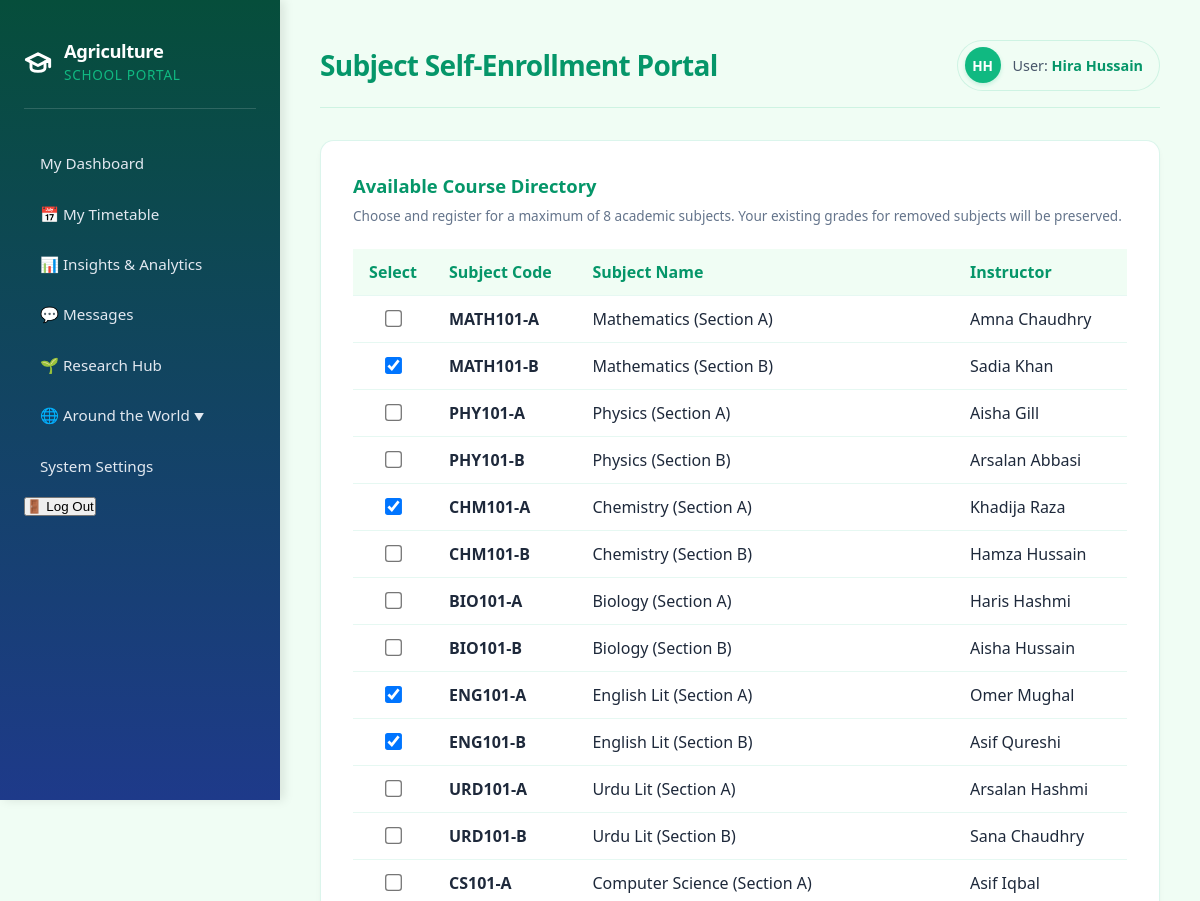
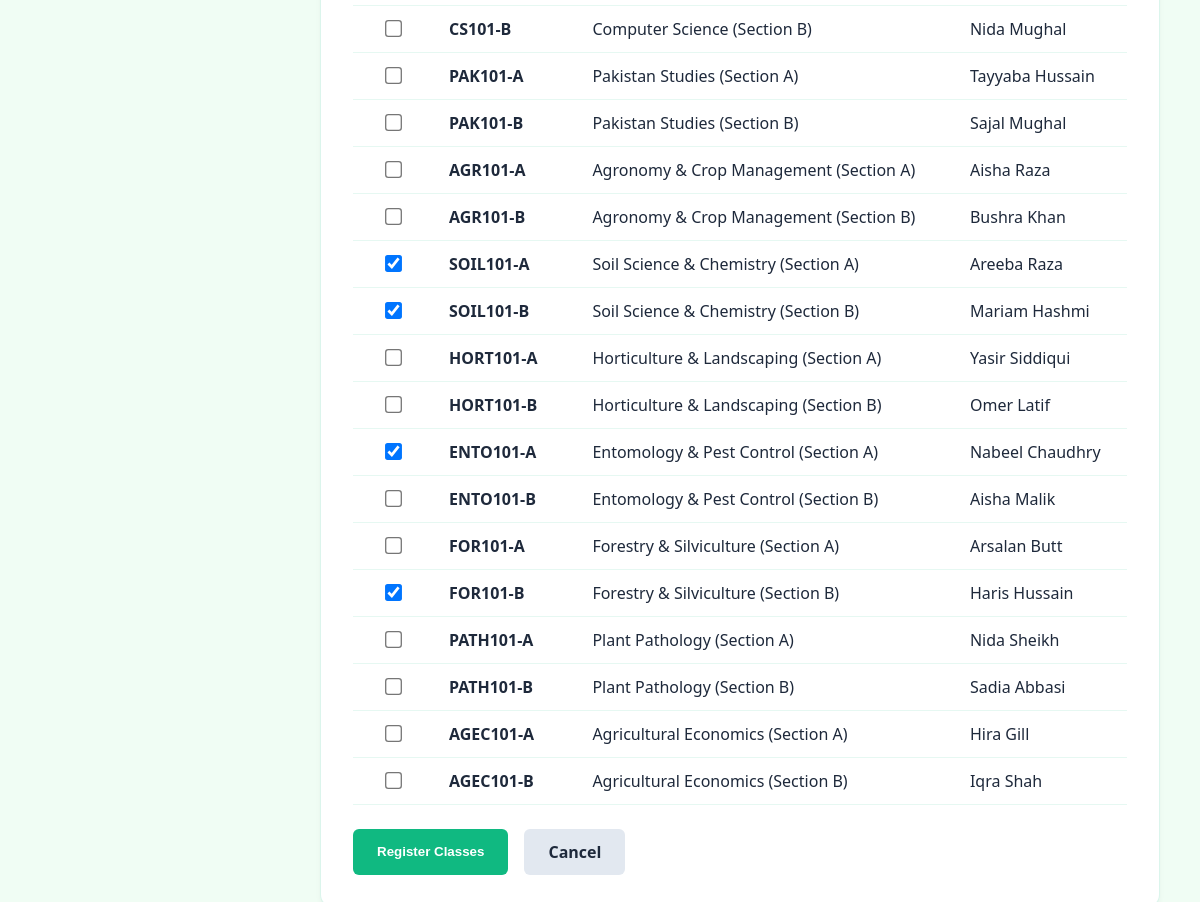
Before: /student/enrollment/ (signed in) with the older database file (2 pictures, top to bottom).
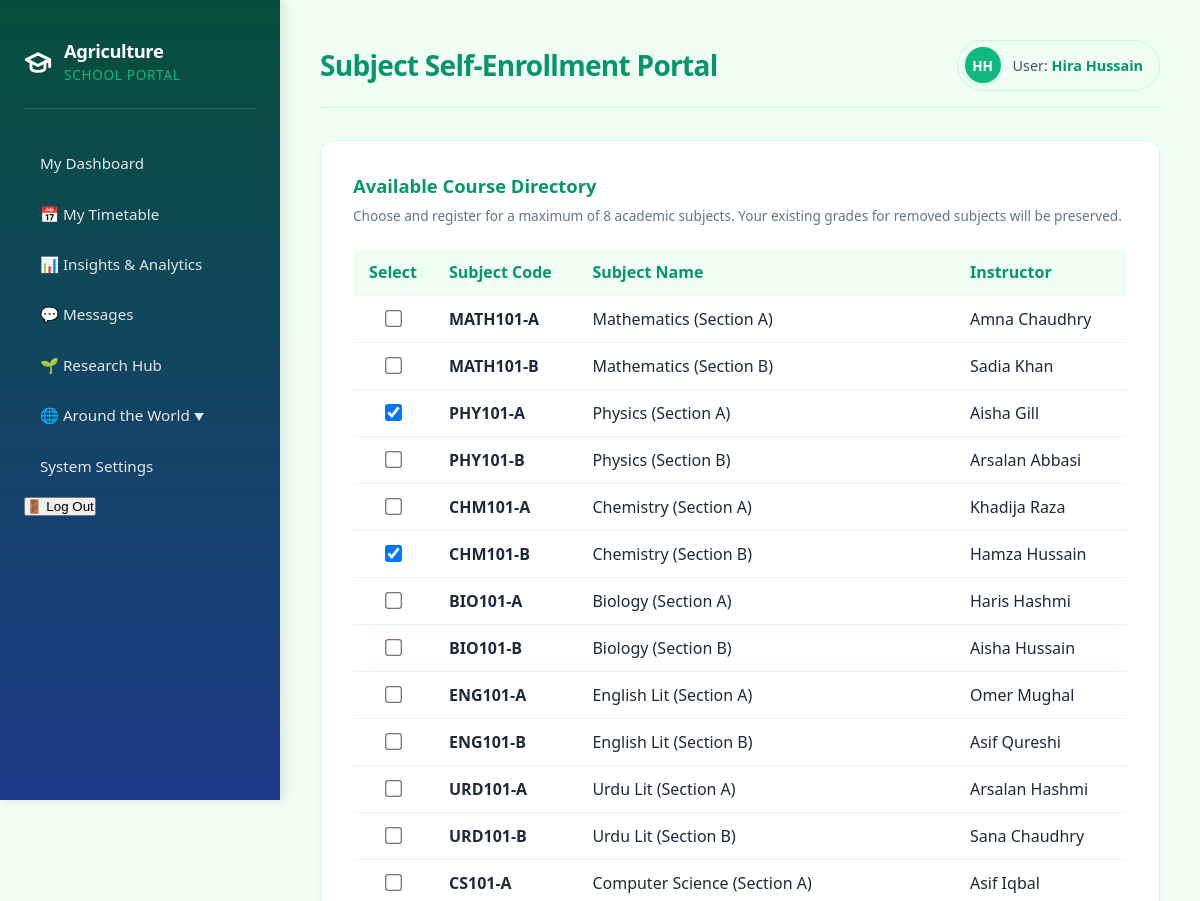
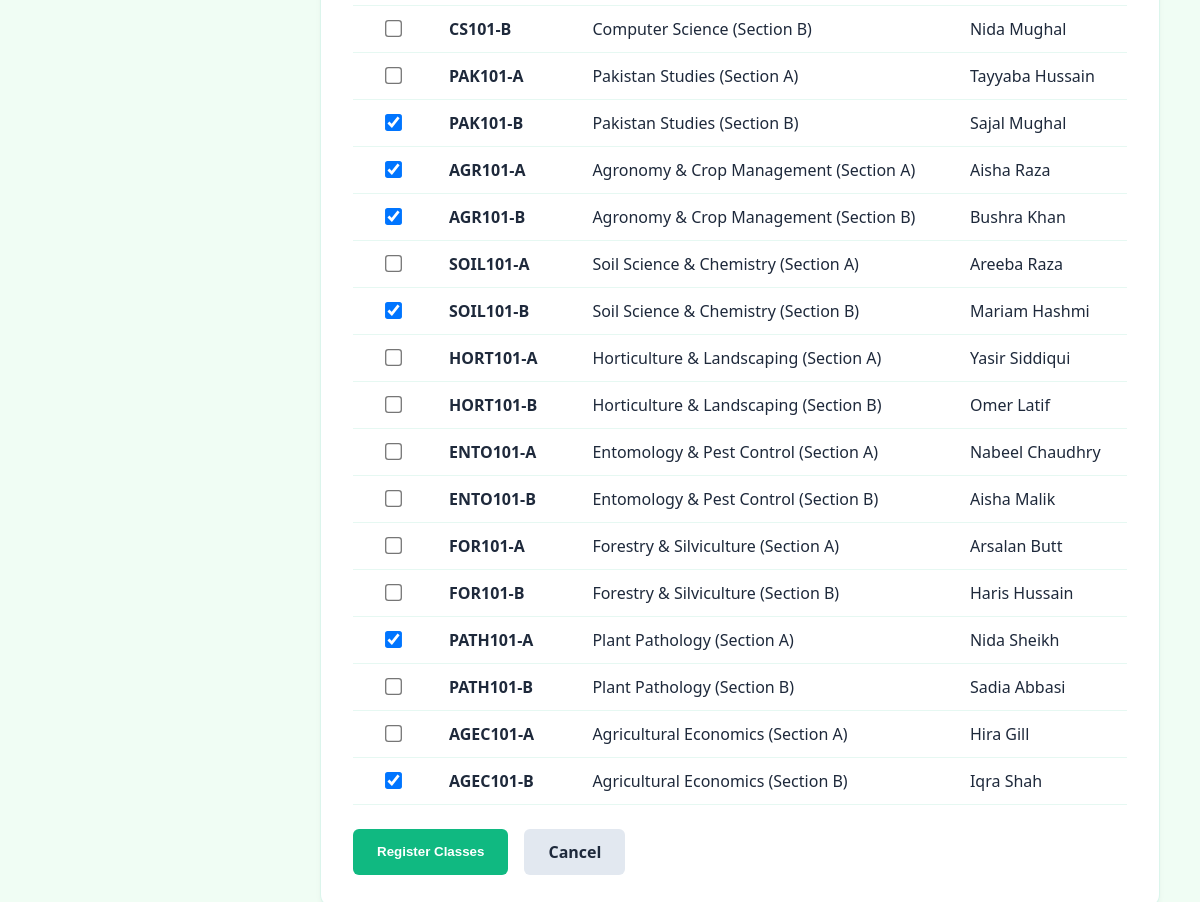
After: the same page with the newer database file (2 pictures, top to bottom).
### core/models.py (models this page shows, shortened)
class User(AbstractUser):
    is_student = models.BooleanField(default=False)
    is_teacher = models.BooleanField(default=False)
    is_admin = models.BooleanField(default=False)
    @property
    def get_initials(self):
        if self.first_name and self.last_name:
            return f"{self.first_name[0]}{self.last_name[0]}".upper()
        return self.username[:2].upper()

class Course(models.Model):
    name = models.CharField(max_length=100)
    code = models.CharField(max_length=10, unique=True)
    teacher = models.ForeignKey(TeacherProfile, on_delete=models.SET_NULL, null=True, related_name='courses')
    students = models.ManyToManyField(StudentProfile, related_name='courses', blank=True)
    day_of_week = models.CharField(max_length=15, default='Monday')
    start_time = models.TimeField(null=True, blank=True)
    end_time = models.TimeField(null=True, blank=True)

class TeacherProfile(models.Model):
    user = models.OneToOneField(User, on_delete=models.CASCADE, limit_choices_to={'is_teacher': True})
    subject_specialty = models.CharField(max_length=100)
    phone_number = models.CharField(max_length=15, blank=True)

### core/views.py (the view, shortened to what this page needs)
# urls.py: path('student/enrollment/', views.student_enrollment_view, name='student_enrollment'),
@login_required
def student_enrollment_view(request):
    if not request.user.is_student:
        return redirect('login_redirect')
    student = request.user.studentprofile
    all_courses = Course.objects.all()
    enrolled_courses = student.courses.all()
    return render(request, 'core/student_enrollment.html', {
        'courses': all_courses,
        'enrolled_courses': enrolled_courses
    })

### core/templates/core/student_enrollment.html (shortened to what this page needs)
{% extends 'core/base.html' %}
{% block header_title %}Subject Self-Enrollment Portal{% endblock %}
{% block content %}
<div class="dashboard-grid" style="grid-template-columns: 1fr;">
    <div class="card">
        <h3>Available Course Directory</h3>
        <p style="font-size: 0.85rem; color: #64748b; margin-bottom: 1.5rem;">Choose and register for a maximum of 8 academic subjects. Your existing grades for removed subjects will be preserved.</p>
        <form method="POST">
            <table>
                <thead>
                    <tr>
                        <th style="width: 80px; text-align: center;">Select</th>
                        <th>Subject Code</th>
                        <th>Subject Name</th>
                        <th>Instructor</th>
                    </tr>
                </thead>
                <tbody>
                    {% for course in courses %}
                    <tr>
                        <td style="text-align: center;">
                            <input type="checkbox" name="courses" value="{{ course.id }}" style="transform: scale(1.3); cursor: pointer;"
                                   {% if course in enrolled_courses %}checked{% endif %}>
                        </td>
                        <td><strong>{{ course.code }}</strong></td>
                        <td>{{ course.name }}</td>
                        <td>{{ course.teacher.user.get_full_name|default:course.teacher.user.username }}</td>
                    </tr>
                    {% empty %}
                    <tr>
                        <td colspan="4">No courses are currently registered in the database.</td>
                    </tr>
                    {% endfor %}
                </tbody>
            </table>
            <div style="margin-top: 1.5rem; display: flex; gap: 1rem;">
                <button type="submit" style="background-color: var(--primary-color); color: white; padding: 0.75rem 1.5rem; border: none; border-radius: 0.375rem; font-weight: bold; cursor: pointer;">
                    Register Classes
                </button>
                <a href="{% url 'student_dashboard' %}" style="text-decoration: none; background-color: #e2e8f0; color: var(--text-color); padding: 0.75rem 1.5rem; border-radius: 0.375rem; font-weight: bold; display: inline-block;">
                    Cancel
                </a>
            </div>
        </form>
    </div>
</div>
{% endblock %}

### core/templates/core/base.html (shortened to what this page needs)
<!DOCTYPE html>
<html lang="en">
<head>
</head>
<body>
    <aside>
        <div class="sidebar-header">
            <svg xmlns="http://www.w3.org/2000/svg" width="28" height="28" viewBox="0 0 24 24" fill="none" stroke="currentColor" stroke-width="2.5" stroke-linecap="round" stroke-linejoin="round">
                <path d="M22 10v6M2 10l10-5 10 5-10 5-10-5z"/>
                <path d="M6 12v5c0 2 2 3 6 3s6-1 6-3v-5"/>
            </svg>
            <h2>Agriculture<br><span>School Portal</span></h2>
        </div>
        <nav>
            <ul>
                {% if user.is_authenticated %}
                    {% if user.is_student %}
                        <li><a href="{% url 'student_dashboard' %}">My Dashboard</a></li>
                        <li><a href="{% url 'student_timetable' %}">📅 My Timetable</a></li>
                    {% elif user.is_teacher %}
                        <li><a href="{% url 'teacher_dashboard' %}">Teacher Dashboard</a></li>
                    {% endif %}
                    <li><a href="{% url 'analytics' %}">📊 Insights & Analytics</a></li>
                    <li><a href="{% url 'messages' %}">💬 Messages</a></li>
                    <li><a href="{% url 'research_hub' %}">🌱 Research Hub</a></li>
                    <li>
                        <button class="nav-btn dropdown-trigger" onclick="toggleDropdown()">
                            <span>🌐 Around the World</span>
                            <span id="dropdown-arrow" class="arrow-icon">▼</span>
                        </button>
                    </li>
                    <li><a href="{% url 'admin:index' %}">System Settings</a></li>
                    <li>
                        <form action="{% url 'logout' %}" method="post" style="width: 100%;">
                            <button type="submit" class="logout-btn">🚪 Log Out</button>
                        </form>
                    </li>
                {% endif %}
            </ul>
        </nav>
    </aside>
    <main class="animate-fade-in-up">
        <header>
            <h1>{% block header_title %}Dashboard{% endblock %}</h1>
            {% if user.is_authenticated %}
            <div class="header-user-badge">
                <div class="avatar-circle">
                    {{ user.get_initials }}
                </div>
                <div style="font-weight: 500; font-size: 0.9rem; color: #475569;">
                    User: <span style="font-weight: 700; color: var(--primary-hover);">{{ user.get_full_name|default:user.username }}</span>
                </div>
            </div>
            {% endif %}
        </header>
        <section class="content">
            {% block content %}{% endblock %}
        </section>
    </main>
</body>
</html>

### core/templates/core/base.html (style rules this page uses)
:root { --primary-color: #10b981; --primary-hover: #059669; --background-color: #f0fdf4; --card-background: #ffffff; --text-color: #1e293b; --border-color: #cbd5e1; --sidebar-gradient: linear-gradient(180deg, #064e3b 0%, #1e3a8a 100%); }
* { box-sizing: border-box; margin: 0; padding: 0; }
.animate-fade-in-up { animation: fadeInUp 0.4s cubic-bezier(0.16, 1, 0.3, 1) forwards; }
body { font-family: system-ui, -apple-system, sans-serif; background-color: var(--background-color); color: var(--text-color); display: grid; grid-template-columns: 280px 1fr; min-height: 100vh; }
aside { background: var(--sidebar-gradient); padding: 2.5rem 1.5rem; display: flex; flex-direction: column; gap: 2rem; position: sticky; top: 0; height: 100vh; color: #ffffff; box-shadow: 4px 0 10px rgba(0, 0, 0, 0.1); }
.sidebar-header { display: flex; align-items: center; gap: 0.75rem; padding-bottom: 1.5rem; border-bottom: 1px solid rgba(255, 255, 255, 0.15); }
.sidebar-header h2 { font-size: 1.15rem; font-weight: 800; color: #ffffff; letter-spacing: -0.025em; line-height: 1.2; }
.sidebar-header h2 span { font-weight: 500; font-size: 0.85rem; color: var(--primary-color); text-transform: uppercase; letter-spacing: 0.05em; }
aside nav ul { list-style: none; display: flex; flex-direction: column; gap: 0.4rem; }
aside nav a, aside nav button.nav-btn { text-decoration: none; color: #e2e8f0; padding: 0.75rem 1rem; border-radius: 0.5rem; display: block; width: 100%; text-align: left; background: none; border: none; font-family: inherit; font-size: 0.95rem; font-weight: 500; cursor: pointer; transition: all 0.2s cubic-bezier(0.4, 0, 0.2, 1); }
.dropdown-trigger { display: flex; justify-content: space-between; align-items: center; }
.arrow-icon { font-size: 0.65rem; transition: transform 0.3s ease; }
main { padding: 2.5rem; display: flex; flex-direction: column; gap: 2rem; overflow-y: auto; }
header { display: flex; justify-content: space-between; align-items: center; border-bottom: 1px solid rgba(16, 185, 129, 0.15); padding-bottom: 1rem; }
header h1 { font-size: 1.75rem; font-weight: 800; letter-spacing: -0.025em; color: var(--primary-hover); }
.dashboard-grid { display: grid; grid-template-columns: repeat(auto-fit, minmax(300px, 1fr)); gap: 1.5rem; }
.card { background-color: var(--card-background); border: 1px solid rgba(16, 185, 129, 0.15); border-radius: 0.85rem; padding: 2rem; box-shadow: 0 4px 6px -1px rgba(0, 0, 0, 0.05); transition: all 0.3s cubic-bezier(0.4, 0, 0.2, 1); }
.card h3 { font-size: 1.15rem; font-weight: 700; color: var(--primary-hover); margin-bottom: 0.5rem; }
table { width: 100%; border-collapse: collapse; margin-top: 1rem; }
th, td { text-align: left; padding: 0.75rem 1rem; border-bottom: 1px solid rgba(16, 185, 129, 0.1); }
th { background-color: #f0fdf4; font-weight: 600; color: var(--primary-hover); }
.header-user-badge { display: flex; align-items: center; gap: 0.75rem; background-color: #f0fdf4; padding: 0.4rem 1rem 0.4rem 0.4rem; border-radius: 2rem; border: 1px solid rgba(16, 185, 129, 0.15); }
.avatar-circle { width: 36px; height: 36px; border-radius: 50%; background-color: var(--primary-color); color: #ffffff; display: flex; align-items: center; justify-content: center; font-weight: 800; font-size: 0.85rem; box-shadow: 0 2px 4px rgba(16, 185, 129, 0.2); }

Changed rows visible on the page:
removed Course: courses "☑", code "MATH101-B", name "Mathematics (Section B)", teacher.user.get_full_name "Sadia Khan"
removed Course: code "PHY101-A", name "Physics (Section A)", teacher.user.get_full_name "Aisha Gill"
removed Course: courses "☑", code "CHM101-A", name "Chemistry (Section A)", teacher.user.get_full_name "Khadija Raza"
removed Course: code "CHM101-B", name "Chemistry (Section B)", teacher.user.get_full_name "Hamza Hussain"
removed Course: courses "☑", code "ENG101-A", name "English Lit (Section A)", teacher.user.get_full_name "Omer Mughal"
removed Course: courses "☑", code "ENG101-B", name "English Lit (Section B)", teacher.user.get_full_name "Asif Qureshi"
removed Course: code "PAK101-B", name "Pakistan Studies (Section B)", teacher.user.get_full_name "Sajal Mughal"
removed Course: code "AGR101-A", name "Agronomy & Crop Management (Section A)", teacher.user.get_full_name "Aisha Raza"
removed Course: code "AGR101-B", name "Agronomy & Crop Management (Section B)", teacher.user.get_full_name "Bushra Khan"
removed Course: courses "☑", code "SOIL101-A", name "Soil Science & Chemistry (Section A)", teacher.user.get_full_name "Areeba Raza"
removed Course: courses "☑", code "ENTO101-A", name "Entomology & Pest Control (Section A)", teacher.user.get_full_name "Nabeel Chaudhry"
removed Course: courses "☑", code "FOR101-B", name "Forestry & Silviculture (Section B)", teacher.user.get_full_name "Haris Hussain"
removed Course: code "PATH101-A", name "Plant Pathology (Section A)", teacher.user.get_full_name "Nida Sheikh"
removed Course: code "AGEC101-B", name "Agricultural Economics (Section B)", teacher.user.get_full_name "Iqra Shah"
added Course: code "MATH101-B", name "Mathematics (Section B)", teacher.user.get_full_name "Sadia Khan"
added Course: courses "☑", code "PHY101-A", name "Physics (Section A)", teacher.user.get_full_name "Aisha Gill"
added Course: code "CHM101-A", name "Chemistry (Section A)", teacher.user.get_full_name "Khadija Raza"
added Course: courses "☑", code "CHM101-B", name "Chemistry (Section B)", teacher.user.get_full_name "Hamza Hussain"
added Course: code "ENG101-A", name "English Lit (Section A)", teacher.user.get_full_name "Omer Mughal"
added Course: code "ENG101-B", name "English Lit (Section B)", teacher.user.get_full_name "Asif Qureshi"
added Course: courses "☑", code "PAK101-B", name "Pakistan Studies (Section B)", teacher.user.get_full_name "Sajal Mughal"
added Course: courses "☑", code "AGR101-A", name "Agronomy & Crop Management (Section A)", teacher.user.get_full_name "Aisha Raza"
added Course: courses "☑", code "AGR101-B", name "Agronomy & Crop Management (Section B)", teacher.user.get_full_name "Bushra Khan"
added Course: code "SOIL101-A", name "Soil Science & Chemistry (Section A)", teacher.user.get_full_name "Areeba Raza"
added Course: code "ENTO101-A", name "Entomology & Pest Control (Section A)", teacher.user.get_full_name "Nabeel Chaudhry"
added Course: code "FOR101-B", name "Forestry & Silviculture (Section B)", teacher.user.get_full_name "Haris Hussain"
added Course: courses "☑", code "PATH101-A", name "Plant Pathology (Section A)", teacher.user.get_full_name "Nida Sheikh"
added Course: courses "☑", code "AGEC101-B", name "Agricultural Economics (Section B)", teacher.user.get_full_name "Iqra Shah"
